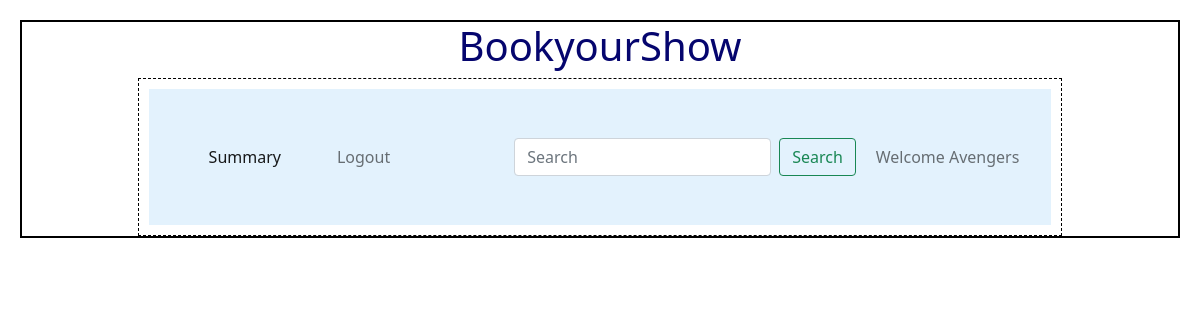
The app's page /edit_show/1/Avengers, older data.
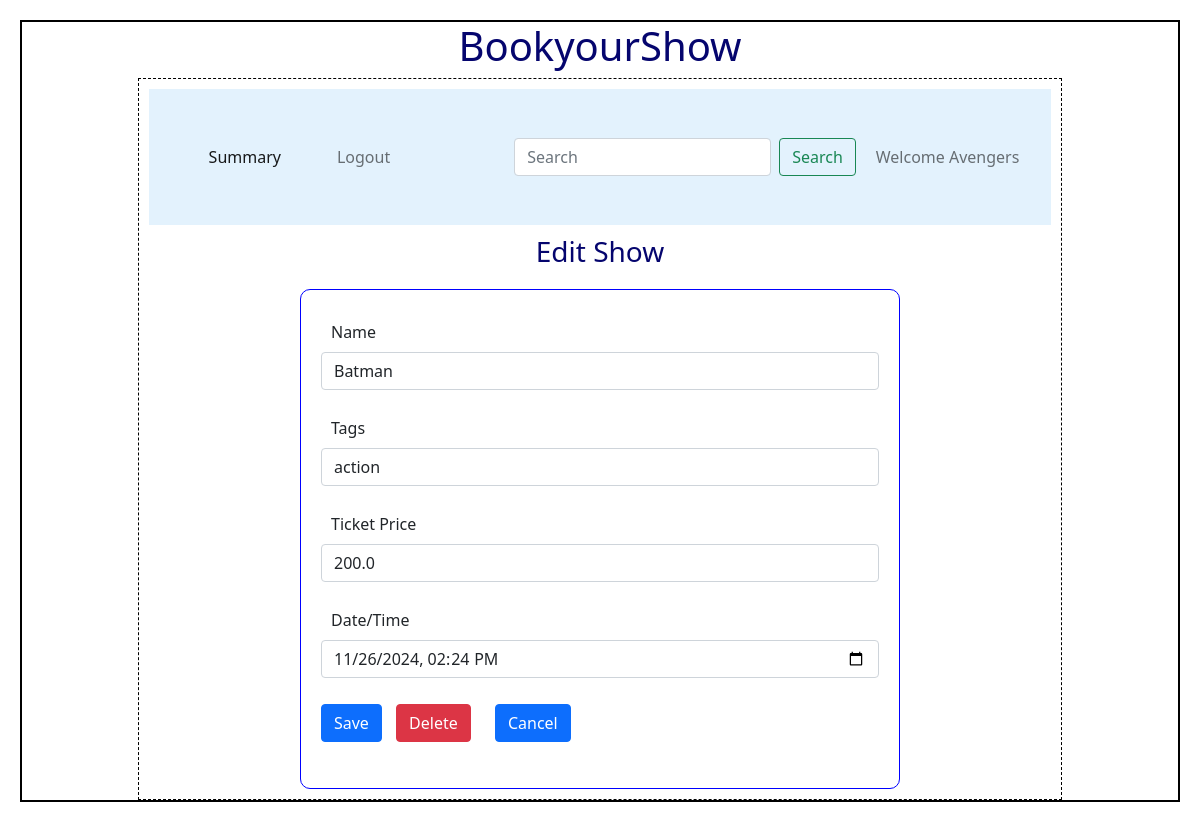
The same page, newer data.
### backend/models.py (models this page shows)
class Show(db.Model):
    __tablename__="show"
    id=db.Column(db.Integer,primary_key=True)
    name=db.Column(db.String,nullable=False)
    tags=db.Column(db.String,nullable=False)
    rating=db.Column(db.Integer,default=0)
    tkt_price=db.Column(db.Float,default=0.0)
    date_time=db.Column(db.DateTime,nullable=False)
    theatre_id=db.Column(db.Integer, db.ForeignKey("theatre.id"),nullable=False)
    tickets=db.relationship("Ticket",cascade="all,delete",backref="show",lazy=True)

### backend/controllers.py (the view, shortened to what this page needs)
@app.route("/edit_show/<id>/<name>",methods=["GET","POST"])
def edit_show(id,name):
    s=get_show(id)
    return render_template("edit_show.html",show=s,name=name)

### backend/controllers.py (called while the page is built)
def get_show(id):
    show=Show.query.filter_by(id=id).first()
    return show

### templates/edit_show.html
{%extends "admin_layout.html"%}
{%block content%}
            {%if show%}
                <div class="center"><h3>Edit Show</h3></div>
                <form action="/edit_show/{{show.id}}/{{name}}" method="POST">
                <div class="input_form">
                    <div class="mb-3">
                        <label for="name" class="form-label">Name</label>
                        <input type="text" class="form-control" name="mname" id="mname" value="{{show.name}}">
                    </div>
                    <div class="mb-3">
                        <label for="tags" class="form-label">Tags</label>
                        <input type="text" class="form-control" name="tags" id="tags" value="{{show.tags}}">
                    </div>
                    <div class="mb-3">
                        <label for="tkt_price" class="form-label">Ticket Price</label>
                        <input type="number" class="form-control" name="tkt_price" id="tkt_price" value="{{show.tkt_price}}">
                    </div>
                    <div class="mb-3">
                        <label for="dt_time" class="form-label">Date/Time</label>
                        <input type="datetime-local" class="form-control" name="dt_time" id="dt_time" value="{{show.date_time}}">
                    </div>
                    <div class="mb-3">
                        <button type="submit" class="btn btn-primary">Save</button>
                        <a href="/delete_show/{{show.id}}/{{name}}" type="button" class="btn btn-danger">Delete</a>
                        <a href="/admin/{{name}}" type="button" class="btn btn-primary">Cancel</a>
                    </div>
                </div>
                </form>
            {%endif%}
{%endblock%}

Row changes from the older to the newer data that the page shows:
added Show: mname "Batman", tags "action", tkt_price "200.0", dt_time "11/26/2024 14:24"
Text that changed along with them:
text now shown: "Edit Show Name Tags Ticket Price Date/Time Save Delete Cancel"
